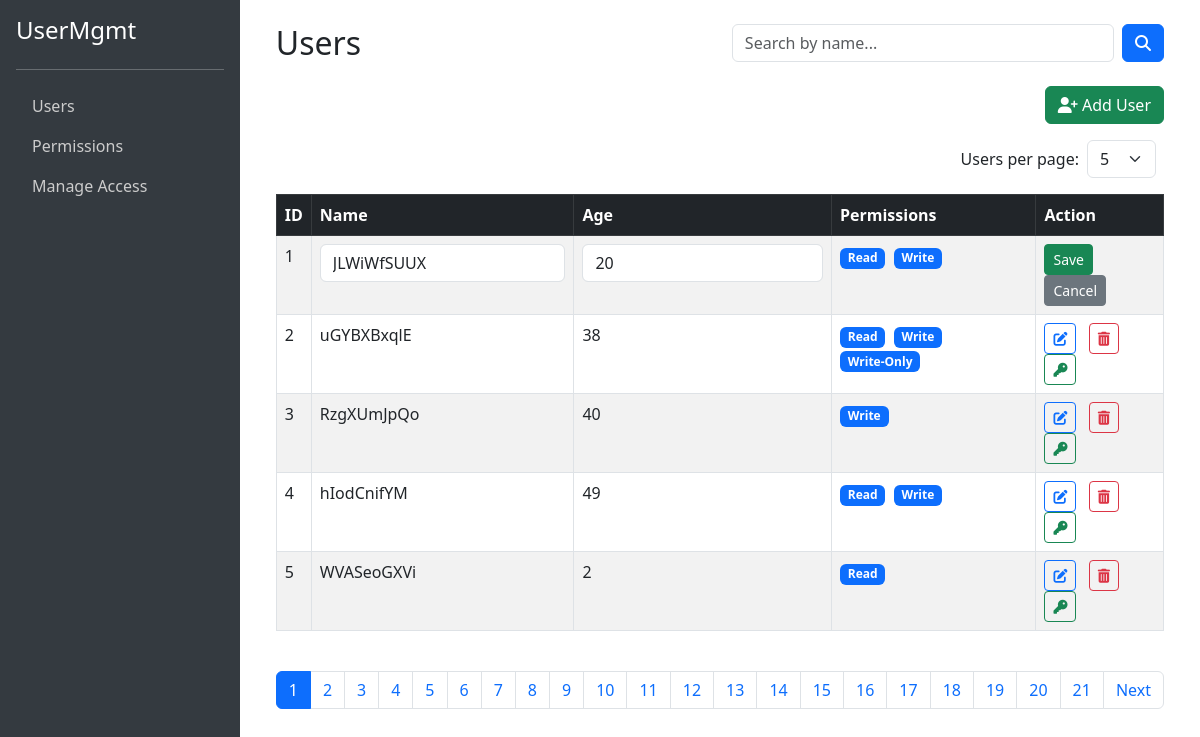
/users?edit_id=1, run on the app's committed database.
### tables this page shows
CREATE TABLE user (user_id INTEGER PRIMARY KEY AUTOINCREMENT,name varchar NOT NULL,age INTEGER);

### app/web_ui.py (the view)
@app.route("/users")
def list_users():
    query = request.args.get("query", "").lower()
    try:
            page = int(request.args.get("page") or 1)
    except ValueError:
            page = 1
    try:
            per_page = int(request.args.get("per_page") or 5)
    except ValueError:
            per_page = 5
    all_users = UserOperation.get_all_user()
    if query:
        all_users = [u for u in all_users if query in u["name"].lower()]
    total_users = len(all_users)
    total_pages = (total_users + per_page - 1) // per_page
    start = (page - 1) * per_page
    end = start + per_page
    users = all_users[start:end]
    for user in users:
        perms_data = UserPermission.get_permissions_by_user(user["user_id"])
        user["permissions"] = perms_data[0].get("permissions", "") if perms_data else ""
    return render_template("users.html", users=users, page=page, total_pages=total_pages,
                           query=query, per_page=per_page)

### const/db_connection.py (called while the page is built)
def get_connection():
   con = sqlite3.connect("user.db")
   con.row_factory = sqlite3.Row
   cursor = con.cursor()
   return {"con": con, "cursor": cursor}

### services/user_operation.py (called while the page is built)
    def get_all_user():
        db = get_connection()
        con = db['con']
        cursor = db['cursor']
        cursor.execute("SELECT * FROM user")
        con.commit()
        users = cursor.fetchall()
        if users:
            return [dict(row) for row in users]
        else:
            return None
        con.close()

### services/user_permission.py (called while the page is built)
    def get_permissions_by_user(user_id: int):
        try:
            db = get_connection()
            con = db['con']
            cursor = db['cursor']
            cursor.execute("""
                SELECT u.user_id,u.name AS user_name,
                GROUP_CONCAT(p.name, ', ') AS permissions
                FROM user u
                JOIN user_permissions up ON u.user_id = up.user_id
                JOIN permission p ON up.permission_id = p.permission_id
                WHERE u.user_id = ?
                GROUP BY u.user_id, u.name
                """, (user_id,))
            rows = cursor.fetchall()
            permissions = [dict(row) for row in rows]
            return permissions
        except Exception as e:
            return {"error": f"Failed to fetch permissions for user {user_id}: {e}"}
        finally:
            con.close()

### app/templates/users.html (shortened to what this page needs)
{% extends "base.html" %}
{% block content %}
<div class="row align-items-center mb-4">
  <div class="col-md-6">
    <h2 class="mb-0">Users</h2>
  </div>
  <div class="col-md-6 text-end">
    <form method="GET" action="/users" class="d-flex">
      <input type="text" name="query" class="form-control me-2" placeholder="Search by name..." value="{{ request.args.get('query', '') }}">
      <button class="btn btn-primary" type="submit"><i class="fas fa-search"></i></button>
    </form>
  </div>
</div>
<div class="mb-3 text-end">
  <button class="btn btn-success" data-bs-toggle="modal" data-bs-target="#addUserModal">
    <i class="fas fa-user-plus"></i> Add User
  </button>
</div>
<form method="GET" action="/users" class="d-flex align-items-center justify-content-end mb-3">
  <label class="me-2">Users per page:</label>
  <select name="per_page" class="form-select w-auto me-2" onchange="this.form.submit()">
    {% for n in range(5, 26, 5) %}
    <option value="{{ n }}" {% if per_page == n %}selected{% endif %}>{{ n }}</option>
    {% endfor %}
  </select>
</form>
{% set scroll_height = 'max-height: 280px; overflow-y: auto;' if per_page > 5 else '' %}
<div class="table-responsive" style="{{ scroll_height }}">
<table class="table table-bordered table-striped table-hover">
  <thead class="table-dark sticky-top" style="top: 0;">
    <tr>
      <th>ID</th>
      <th>Name</th>
      <th>Age</th>
      <th>Permissions</th>
      <th>Action</th>
    </tr>
  </thead>
  <tbody>
  {% for user in users %}
  {% if request.args.get('edit_id') == user['user_id']|string %}
  <form method="POST" action="/update-user/{{ user['user_id'] }}">
    <tr>
      <td>{{ user['user_id'] }}</td>
      <td><input type="text" name="name" value="{{ user['name'] }}" class="form-control" required></td>
      <td><input type="number" name="age" value="{{ user['age'] }}" class="form-control" required></td>
      <td>
        {% if user['permissions'] %}
        {% for perm in user['permissions'].split(',') %}
        <span class="badge bg-primary me-1">{{ perm.strip() }}</span>
        {% endfor %}
        {% else %}
        <span class="text-muted">No permissions</span>
        {% endif %}
      </td>
      <td>
        <button class="btn btn-sm btn-success" type="submit">Save</button>
        <a href="{{ url_for('list_users') }}?page={{ page }}&per_page={{ per_page }}&query={{ query }}"
           class="btn btn-sm btn-secondary">Cancel</a>
      </td>
    </tr>
  </form>
  {% else %}
  <tr>
    <td>{{ user['user_id'] }}</td>
    <td>{{ user['name'] }}</td>
    <td>{{ user['age'] }}</td>
    <td>
      {% if user['permissions'] %}
      {% for perm in user['permissions'].split(',') %}
      <span class="badge bg-primary me-1">{{ perm.strip() }}</span>
      {% endfor %}
      {% else %}
      <span class="text-muted">No permissions</span>
      {% endif %}
    </td>
    <td>
      <a href="{{ url_for('list_users') }}?edit_id={{ user['user_id'] }}&page={{ page }}&per_page={{ per_page }}{% if query %}&query={{ query }}{% endif %}"
         class="btn btn-sm btn-outline-primary me-2">
        <i class="fas fa-edit"></i>
      </a>
      <a href="{{ url_for('delete_user', user_id=user['user_id']) }}?page={{ page }}&per_page={{ per_page }}&query={{ query }}"
         class="btn btn-sm btn-outline-danger"
         onclick="return confirm('Are you sure you want to delete this user?')">
        <i class="fas fa-trash-alt"></i>
      </a>
      <a href="{{ url_for('assign_permissions', username=user['name'], page=page, per_page=per_page, query=request.args.get('query', '')) }}"
         class="btn btn-sm btn-outline-success" title="Assign Permissions">
        <i class="fas fa-key"></i>
      </a>
    </td>
  </tr>
  {% endif %}
  {% endfor %}
  </tbody>
</table>
</div>
<nav aria-label="User pagination">
  <ul class="pagination justify-content-center mt-4">
    {% for p in range(1, total_pages + 1) %}
    <li class="page-item {% if p == page %}active{% endif %}">
      <a class="page-link" href="{{ url_for('list_users') }}?page={{ p }}&per_page={{ per_page }}{% if query %}&query={{ query }}{% endif %}">{{ p }}</a>
    </li>
    {% endfor %}
    {% if page < total_pages %}
    <li class="page-item">
      <a class="page-link" href="{{ url_for('list_users') }}?page={{ page + 1 }}&per_page={{ per_page }}{% if query %}&query={{ query }}{% endif %}">Next</a>
    </li>
    {% endif %}
  </ul>
</nav>
{% endblock %}

### app/templates/base.html (style rules this page uses)
body { min-height: 100vh; display: flex; flex-direction: row; }

### data on the page
user: user_id "1", name "JLWiWfSUUX", age "20", strip "Read" "Write"
user: user_id "2", name "uGYBXBxqlE", age "38", strip "Read" "Write" "Write-Only"
user: user_id "3", name "RzgXUmJpQo", age "40", strip "Write"
user: user_id "4", name "hIodCnifYM", age "49", strip "Read" "Write"
user: user_id "5", name "WVASeoGXVi", age "2", strip "Read"

### other printed values
{{ p }} "1" "2" "3" "4" "5" "6" "7" "8" "9" "10" "11" "12" "13" "14" "15" "16" "17" "18" "19" "20" "21"
form field per_page "5"
